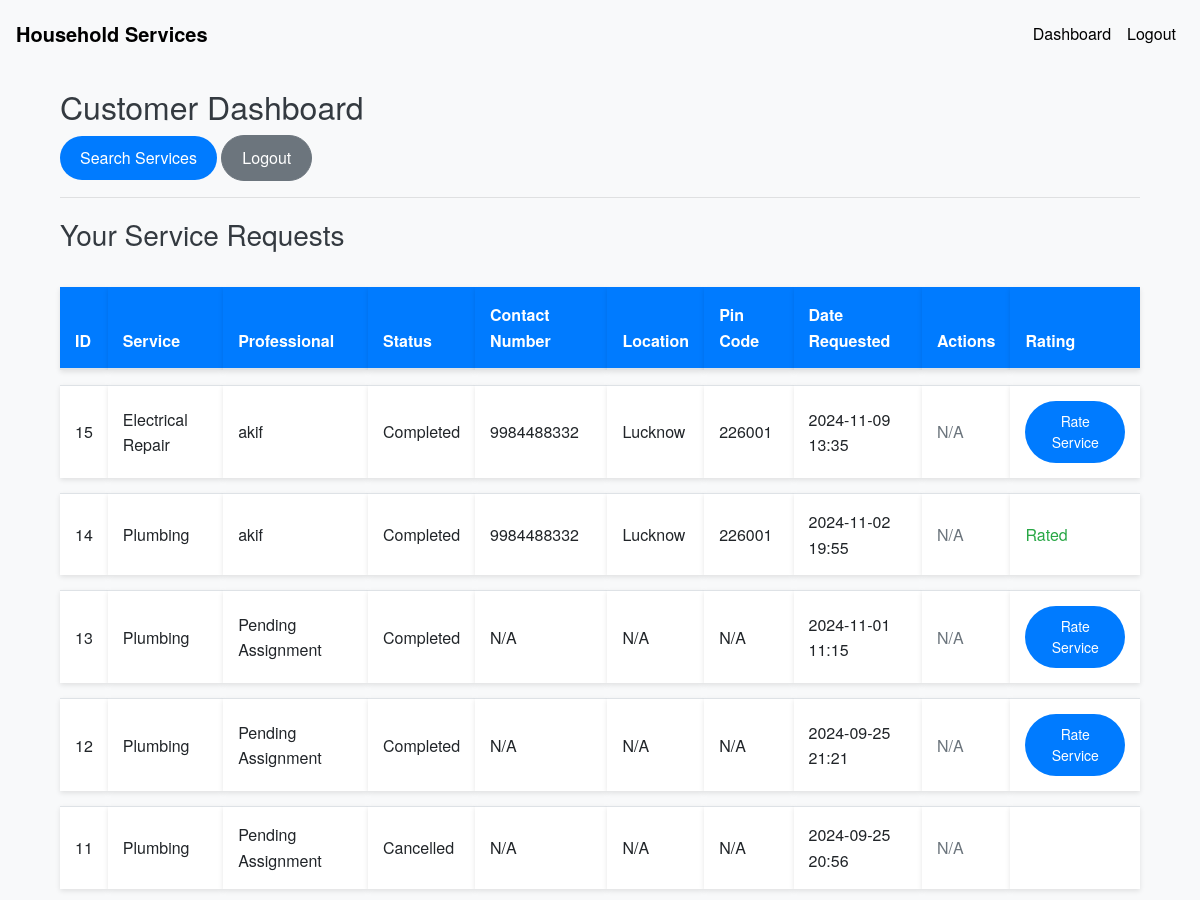
Page /customer/dashboard (signed in, upper part) on the earlier database version.
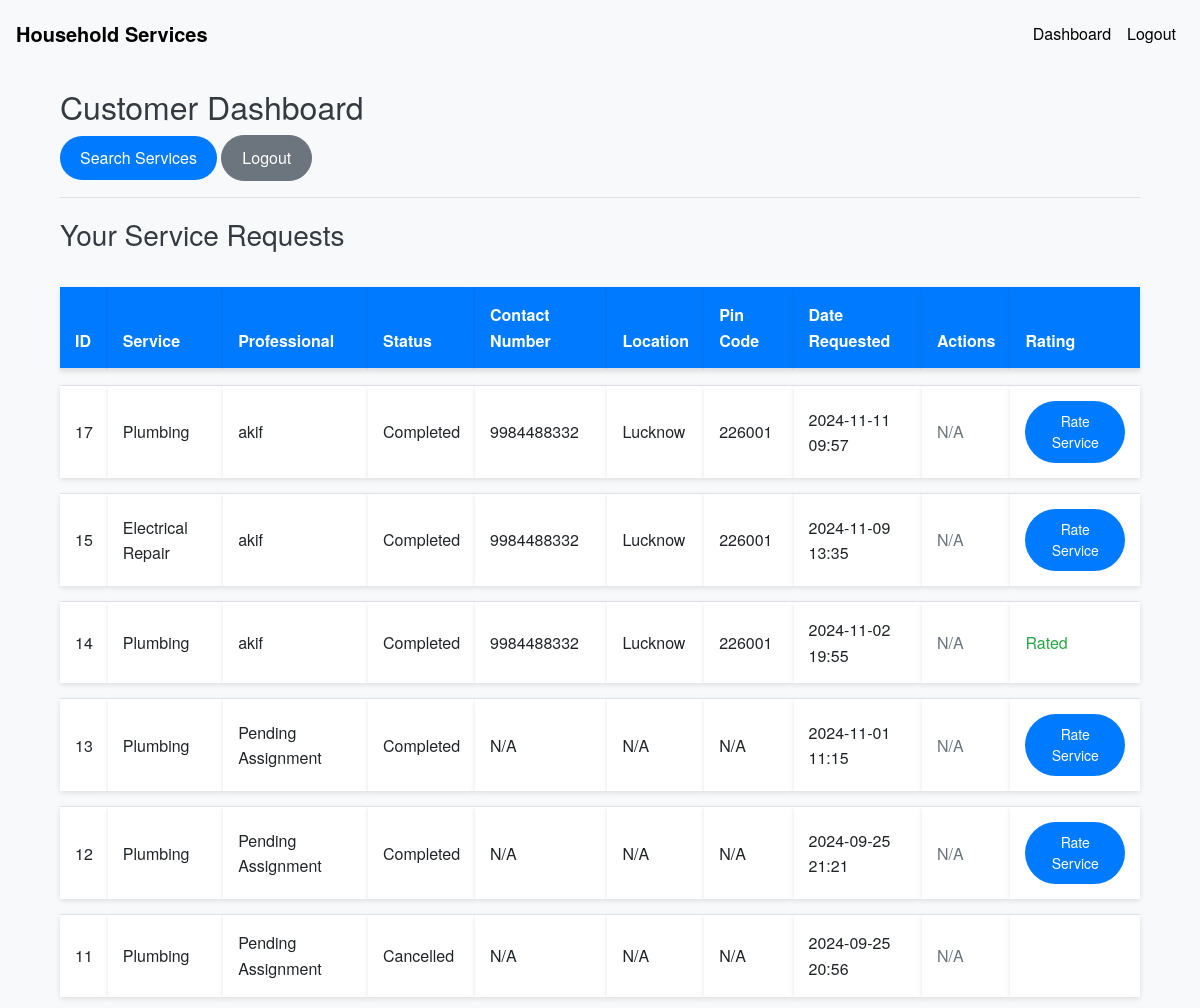
Same page on the later database version.
### models.py (models this page shows, shortened)
class ServiceRequest(db.Model):
    __tablename__ = 'service_requests'
    id = db.Column(db.Integer, primary_key=True)
    service_id = db.Column(db.Integer, db.ForeignKey('services.id'), nullable=False)
    customer_id = db.Column(db.Integer, db.ForeignKey('users.id'), nullable=False)
    professional_id = db.Column(db.Integer, db.ForeignKey('users.id'))
    service_status = db.Column(db.String(20), nullable=False, default='requested')
    service = db.relationship('Service', backref='service_requests')
    date_of_request = db.Column(db.DateTime, default=datetime.utcnow)
    date_of_completion = db.Column(db.DateTime)
    remarks = db.Column(db.Text)
    rating = db.Column(db.Integer)

class Service(db.Model):
    __tablename__ = 'services'
    id = db.Column(db.Integer, nullable =False, primary_key=True)
    name = db.Column(db.String(100), nullable=False)
    base_price = db.Column(db.Float, nullable=False)
    time_required = db.Column(db.Integer, nullable=False)  # in minutes
    description = db.Column(db.Text)

class User(UserMixin, db.Model):
    __tablename__ = 'users'
    id = db.Column(db.Integer, primary_key=True)
    username = db.Column(db.String(100), unique=True, nullable=False)
    password = db.Column(db.String(128), nullable=False)
    role = db.Column(db.String(20), nullable=False)
    is_active = db.Column(db.Boolean, default=True)
    date_created = db.Column(db.DateTime, default=datetime.utcnow)
    date_completed = db.Column(db.DateTime)
    contact_number = db.Column(db.String(15), nullable=True)
    location = db.Column(db.String(255), nullable=True)
    pin_code = db.Column(db.String(10), nullable=True)
    is_approved = db.Column(db.Boolean, default=False)
    service_type = db.Column(db.String(100))
    experience = db.Column(db.Integer)
    resume_filename = db.Column(db.String(200))
    approval_status = db.Column(db.String(50), default='pending')
    customer_service_requests = db.relationship('ServiceRequest', backref='customer', foreign_keys='ServiceRequest.customer_id', lazy='dynamic')
    professional_service_requests = db.relationship('ServiceRequest', backref='professional', foreign_keys='ServiceRequest.professional_id', lazy='dynamic')

### routes.py (the view)
@app.route('/customer/dashboard')
@login_required
def customer_dashboard():
    if current_user.role != 'customer':
        flash('Access denied.')
        return redirect(url_for('index'))
    service_requests = ServiceRequest.query.filter_by(customer_id=current_user.id).order_by(ServiceRequest.id.desc()).all()
    for request in service_requests:
        if request.professional_id:
            request.professional = User.query.get(request.professional_id)
    return render_template('customer_dashboard.html', service_requests=service_requests)

### app.py (called while the page is built)
@login_manager.user_loader
def load_user(user_id):
    return User.query.get(int(user_id))

### templates/customer_dashboard.html (shortened to what this page needs)
{% extends 'base.html' %}
{% block content %}
<div class="container mt-4">
    <h2>Customer Dashboard</h2>
    <p>
        <a href="{{ url_for('search_services') }}" class="btn btn-primary">Search Services</a>
        <a href="{{ url_for('logout') }}" class="btn btn-secondary">Logout</a>
    </p>
    <hr>
    <h3>Your Service Requests</h3>
    <table class="table table-striped">
        <thead>
            <tr>
                <th>ID</th>
                <th>Service</th>
                <th>Professional</th>
                <th>Status</th>
                <th>Contact Number</th>
                <th>Location</th>
                <th>Pin Code</th>
                <th>Date Requested</th>
                <th>Actions</th>
                <th>Rating</th>
            </tr>
        </thead>
        <tbody>
            {% for request in service_requests %}
            <tr>
                <td>{{ request.id }}</td>
                <td>{{ request.service.name }}</td>
                <td>
                    {% if request.professional %}
                    {{ request.professional.username }}
                    {% else %}
                    Pending Assignment
                    {% endif %}
                </td>
                <td>{{ request.service_status.capitalize() }}</td>
                <td>
                    {% if request.professional %}
                        {{ request.professional.contact_number }}
                    {% else %}
                        N/A
                    {% endif %}
                </td>
                <td>
                    {% if request.professional %}
                        {{ request.professional.location }}
                    {% else %}
                        N/A
                    {% endif %}
                </td>
                <td>
                    {% if request.professional %}
                        {{ request.professional.pin_code }}
                    {% else %}
                        N/A
                    {% endif %}
                </td>
                <td>{{ request.date_of_request.strftime('%Y-%m-%d %H:%M') }}</td>
                <td>
                    {% if request.service_status in ['requested', 'accepted'] %}
                    <form action="{{ url_for('cancel_request', request_id=request.id) }}" method="POST" style="display:inline;">
                        <button type="submit" class="btn btn-sm btn-danger" onclick="return confirm('Are you sure you want to cancel this request?');">Cancel</button>
                    </form>
                    {% else %}
                    <span class="text-muted">N/A</span>
                    {% endif %}
                </td>
                <td>
                    {% if request.service_status == 'completed' %}
                        {% if request.rating %}
                            <span class="text-success">Rated</span>
                        {% else %}
                            <button class="btn btn-primary btn-sm" data-toggle="modal" data-target="#rateModal{{ request.id }}">Rate Service</button>
                        {% endif %}
                    {% endif %}
                </td>
            </tr>
            {% endfor %}
        </tbody>
    </table>
</div>
{% endblock %}

Differences in the rows shown:
added ServiceRequest: id "17", service.name "Plumbing", professional.username "akif", service_status "Completed", professional.contact_number "9984488332", professional.location "Lucknow", professional.pin_code "226001", date_of_request "2024-11-11 09:57", shows "N/A"
